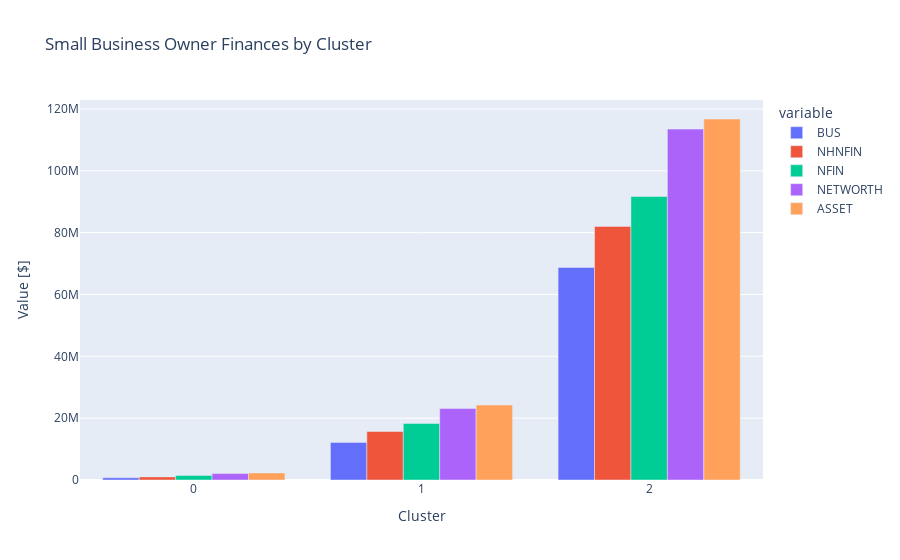

Notebook code cell kept with this figure:
### Markdown cell above
**Visualizing Cluster Characteristics**

To make our findings more intuitive, we'll create a side-by-side bar chart that compares the mean feature values for each of our three clusters. This visualization will clearly illustrate the differences in asset and wealth distribution among the identified segments of small business owners.

### Code cell
# Create side-by-side bar chart of `xgb`
fig=px.bar(data_frame=xgb ,
       barmode="group", 
       title="Small Business Owner Finances by Cluster",
      )
fig.update_layout(xaxis_title="Cluster",yaxis_title="Value [$]")
fig.show()

### Figure 1 — Plotly figure (JSON) as saved in the notebook; plotly's stock layout.template omitted (floating-point values rounded to 4 significant figures)
{"data": [{"alignmentgroup": "True", "hovertemplate": "variable=BUS<br>index=%{x}<br>value=%{y}<extra></extra>", "legendgroup": "BUS", "marker": {"color": "#636efa", "pattern": {"shape": ""}}, "name": "BUS", "offsetgroup": "BUS", "orientation": "v", "showlegend": true, "textposition": "auto", "type": "bar", "x": [0, 1, 2], "xaxis": "x", "y": [736700.0, 12160000.0, 68740000.0], "yaxis": "y"}, {"alignmentgroup": "True", "hovertemplate": "variable=NHNFIN<br>index=%{x}<br>value=%{y}<extra></extra>", "legendgroup": "NHNFIN", "marker": {"color": "#EF553B", "pattern": {"shape": ""}}, "name": "NHNFIN", "offsetgroup": "NHNFIN", "orientation": "v", "showlegend": true, "textposition": "auto", "type": "bar", "x": [0, 1, 2], "xaxis": "x", "y": [1002000.0, 15680000.0, 82020000.0], "yaxis": "y"}, {"alignmentgroup": "True", "hovertemplate": "variable=NFIN<br>index=%{x}<br>value=%{y}<extra></extra>", "legendgroup": "NFIN", "marker": {"color": "#00cc96", "pattern": {"shape": ""}}, "name": "NFIN", "offsetgroup": "NFIN", "orientation": "v", "showlegend": true, "textposition": "auto", "type": "bar", "x": [0, 1, 2], "xaxis": "x", "y": [1488000.0, 18290000.0, 91700000.0], "yaxis": "y"}, {"alignmentgroup": "True", "hovertemplate": "variable=NETWORTH<br>index=%{x}<br>value=%{y}<extra></extra>", "legendgroup": "NETWORTH", "marker": {"color": "#ab63fa", "pattern": {"shape": ""}}, "name": "NETWORTH", "offsetgroup": "NETWORTH", "orientation": "v", "showlegend": true, "textposition": "auto", "type": "bar", "x": [0, 1, 2], "xaxis": "x", "y": [2076000.0, 23100000.0, 113500000.0], "yaxis": "y"}, {"alignmentgroup": "True", "hovertemplate": "variable=ASSET<br>index=%{x}<br>value=%{y}<extra></extra>", "legendgroup": "ASSET", "marker": {"color": "#FFA15A", "pattern": {"shape": ""}}, "name": "ASSET", "offsetgroup": "ASSET", "orientation": "v", "showlegend": true, "textposition": "auto", "type": "bar", "x": [0, 1, 2], "xaxis": "x", "y": [2281000.0, 24230000.0, 116800000.0], "yaxis": "y"}], "layout": {"barmode": "group", "legend": {"title": {"text": "variable"}, "tracegroupgap": 0}, "title": {"text": "Small Business Owner Finances by Cluster"}, "xaxis": {"anchor": "y", "domain": [0, 1], "title": {"text": "Cluster"}}, "yaxis": {"anchor": "x", "domain": [0, 1], "title": {"text": "Value [$]"}}}}
